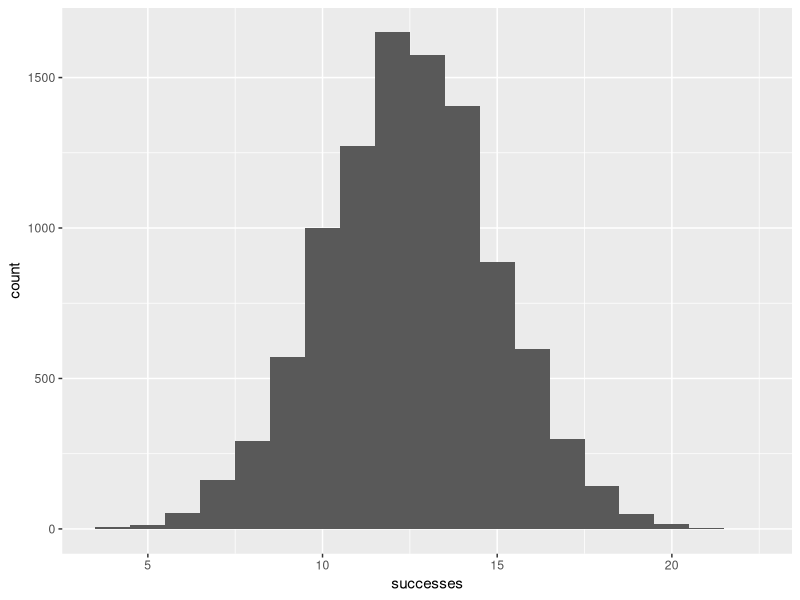
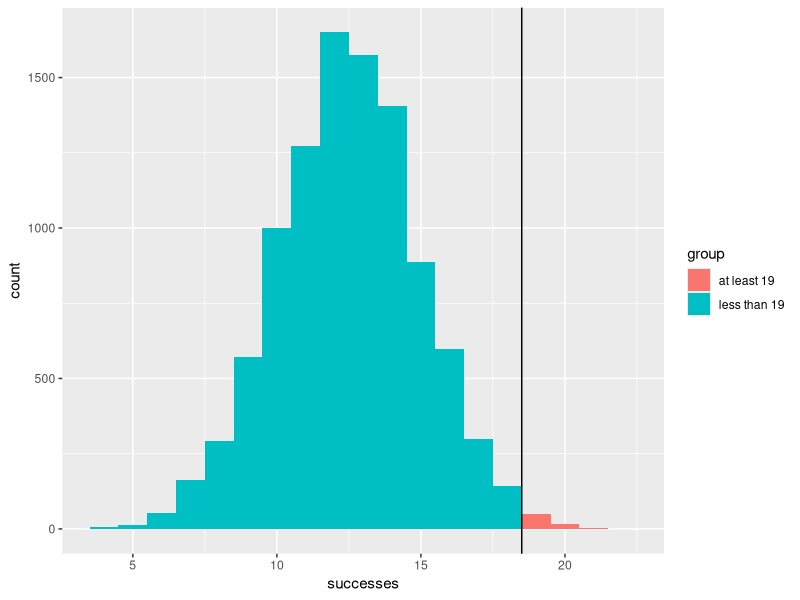

Write R code to recreate these figures, in order.

# ---- 0. Setup and load libraries, if any ----

library(ggplot2)
set.seed(213)

# In this demonstration, we will recreate the analysis done in 2015 by James Scott
# on bookdown.org for a series titled Data Science in R: A Gentle Introduction
# (https://bookdown.org/jgscott/DSGI/p-values.html).
#
# This example examines the chances (via a hypothesis test and p-values) that 
# the Patriots, notorious for cheating as well as for winning often, cheated
# during the 2014-2015 regular seasons specifically during the opening kickoff.
# The referee flips a coin and teams call it, and the team to win the flip gets
# to kickoff the game with the ball (though the winning team can choose to 
# defer and allow the other team to kickoff instead).
# 
# Our data: during 25 regular games in 2014-2015, the Patriots won 19 
# consecutive kickoff flips, for a p-hat of 76%. 
# How would you set up the hypotheses for this test?


# ---- 1. Computing p-values using the standard normal distribution ----

# How would you compute the test statistic?

SE <- sqrt((0.5*0.5)/25)
Z <- (0.76-0.5)/SE  

# The sample proportion is 2.6 standard deviations away from the hypothesized
# value (fair coin, p=0.5). Is this statistically significant?
# How would you calculate the p-value?

pval <- 1-pnorm(Z)  # 0.0047 - smaller than, for example, an alpha=0.05

# What do you conclude from this p-value?


# ---- 2. Simulation ----

# First, let's see what happens when we flip 25 coins:
rbinom(n=1, size=25, prob=0.5)  # far from 19 successes

# Now simulate the experiment (25 coin flips) many times:
data <- data.frame(rbinom(n=10000, size=25, prob=0.5))
colnames(data) <- c('successes')
head(data)

# Graph the outcomes:
ggplot(data) + 
  geom_histogram(aes(x=successes), binwidth=1)

# How many times were there at least 19/25 successes?
sum(data >= 19)  # 77 / 10000, or 0.77% -- very unlikely!

# Graph the likelihood:

data$group = ifelse(data$successes < 19, 'less than 19', 'at least 19')
ggplot(data, aes(x=successes, fill=group)) + 
  geom_histogram(aes(x=successes), binwidth=1) +
  geom_vline(xintercept=18.5)  # intercept=18.5 because of the binwidth


# We still find that achieving at least 19 successes out of 25 coin flips is
# very unlikely. But even if we can reject H0, do you think we can conclude that 
# the Patriots cheated on the coin flips in their 25-game streak? 
